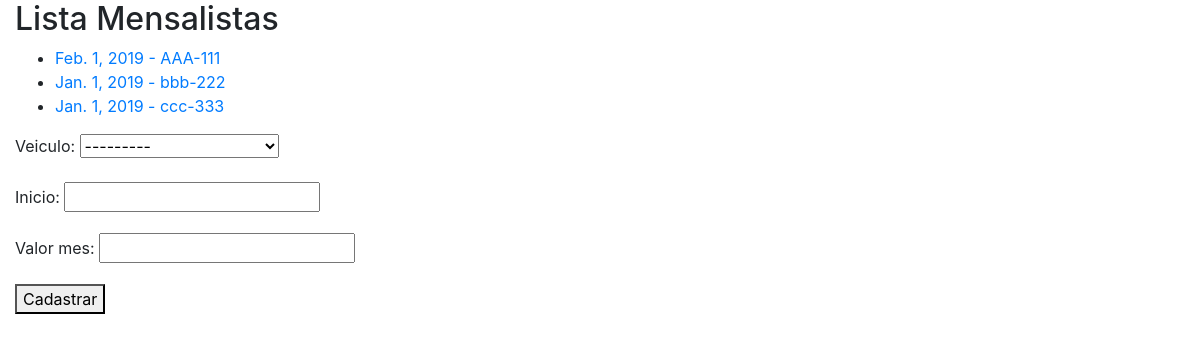
Before: /core/mensalistas with the older database file.
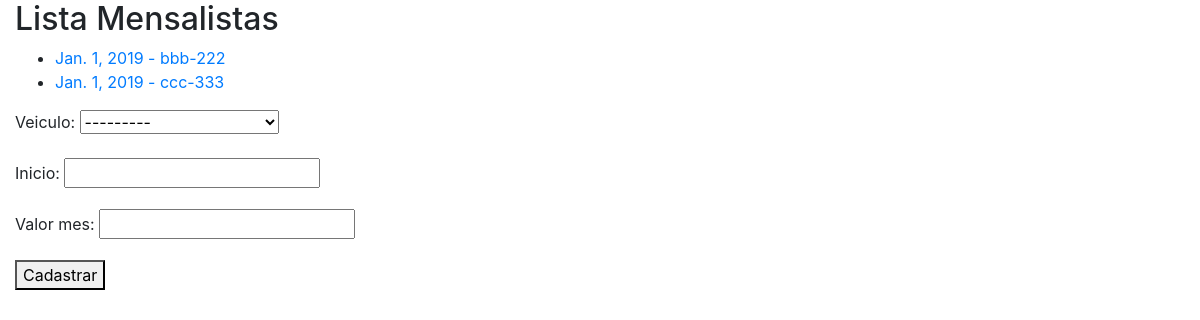
After: the same page with the newer database file.
### core/models.py (models this page shows, shortened)
class Mensalista(models.Model):
    veiculo = models.ForeignKey(Veiculo, on_delete=models.CASCADE)
    inicio = models.DateField()
    valor_mes = models.DecimalField(max_digits=6,decimal_places=2)

class Veiculo(models.Model):
    marca = models.ForeignKey(Marca,  on_delete = models.CASCADE)
    proprietario = models.ForeignKey(Pessoa,  on_delete = models.CASCADE)
    placa = models.CharField(max_length=7)
    cor = models.CharField(max_length=15)
    observacoes = models.TextField()
    def __str__(self):
        return self.marca.nome + ' - ' + self.placa

### core/views.py (the view)
# urls.py: path('mensalistas', mensalistas_lista, name='core_mensalistas_lista'),
def mensalistas_lista(request):
    lista = Mensalista.objects.all() #efetua a busca no banco de todos os objetos dessa classe
    form = MensalistaForm()
    data  = {'mensalistas':lista , 'form': form}
    return render(request, 'core/mensalista_lista.html', data)

### core/form.py
class MensalistaForm(ModelForm):
    class Meta:
        model = Mensalista
        fields = '__all__'

### core/templates/core/mensalista_lista.html (shortened to what this page needs)
{% extends 'base.html' %}
{% block main %}
    <h2>Lista Mensalistas</h2>
    <ul>
        {% for item_da_vez in mensalistas %}
        <li>
            <a href = "{% url 'core_mensalistas_update' item_da_vez.id%}" >  {{item_da_vez.inicio}} - {{item_da_vez.veiculo.placa}} </a>
        </li>
        {%endfor%}
    </ul>
    <form action="{% url 'core_mensalistas_novo' %}" method="POST">
        {{form.as_p}}
        <button type="submit">Cadastrar</button>
    </form>
{% endblock %}

Changed rows visible on the page:
removed Mensalista: inicio "Feb. 1, 2019", veiculo.placa "AAA-111"
